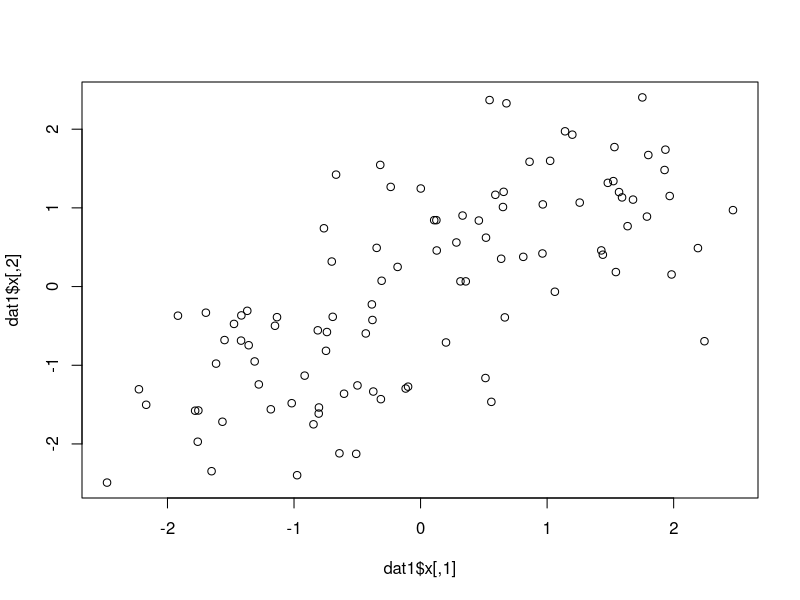
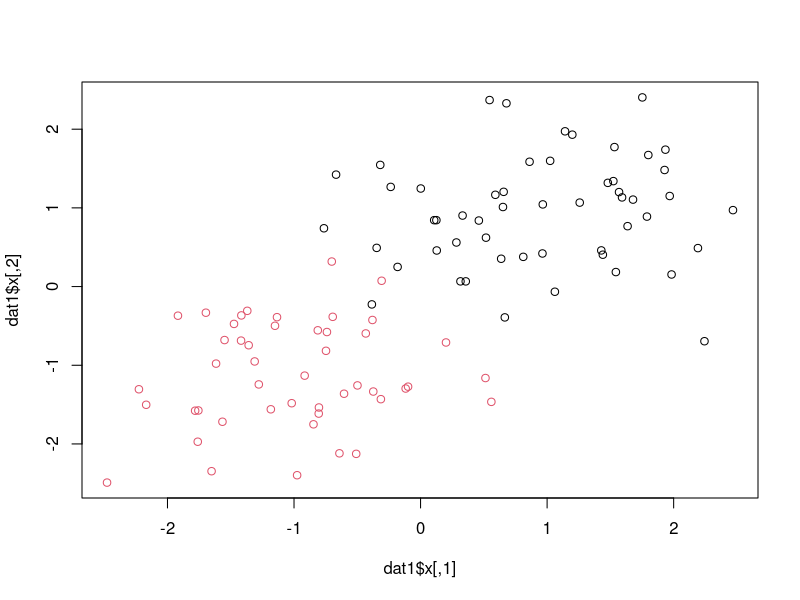
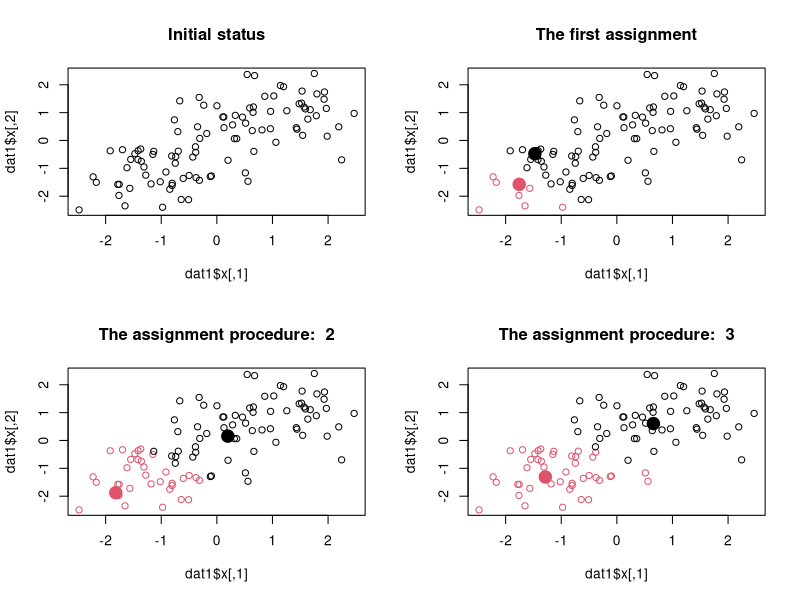
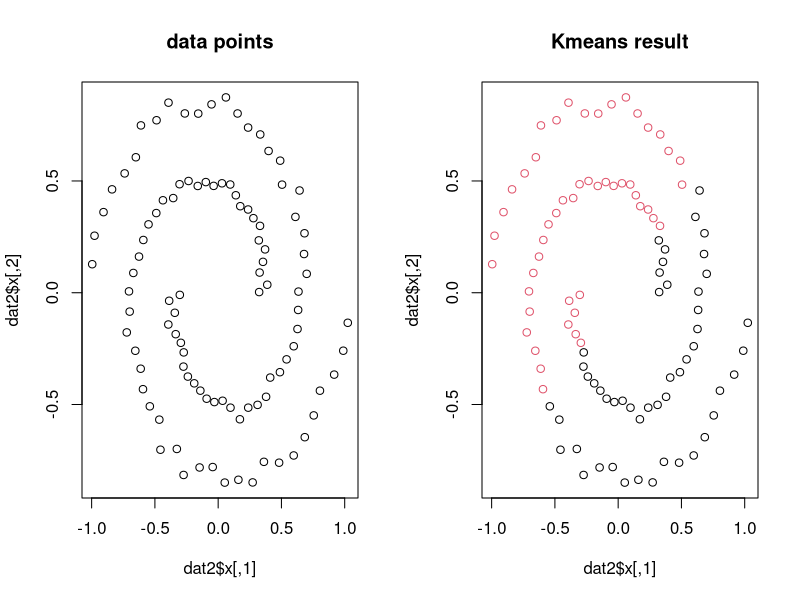
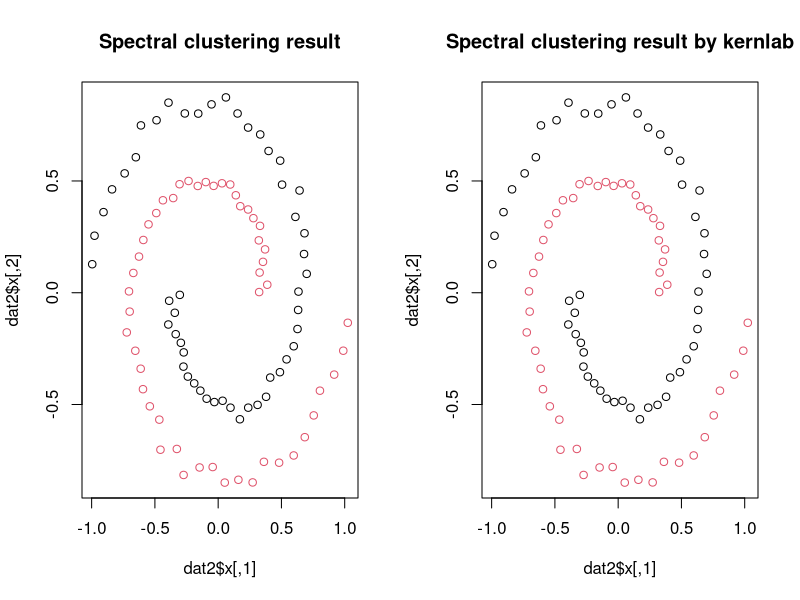
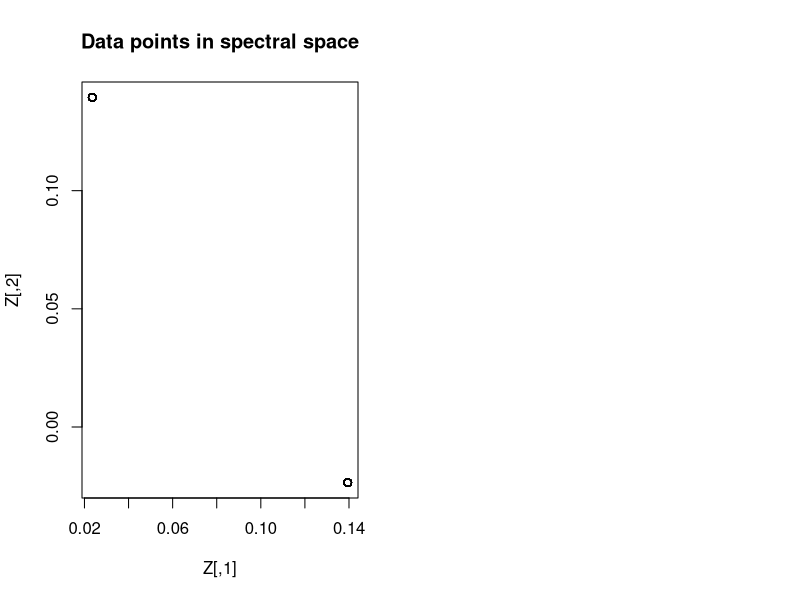

Write R code to recreate these figures, in order.
## ---- chunk 1
knitr::opts_chunk$set(echo = TRUE)
## ---- chunk 2
library(mlbench)
n <- 100
k <- 2
dat1 <- mlbench.2dnormals(n, cl=k, r=sqrt(k), sd=0.7)
plot(dat1$x,col=rep(1,n))
## ---- chunk 3
plot(dat1$x,col=dat1$classes)
## ---- chunk 4
# Assign cluster labels given centroidids
Assigment <- function(dat,centroidids){
    n <- dim(dat)[1]
    k <- dim(centroidids)[1]
    classes <- rep(1,n)

    for(i in 1:n){
        #mindist <- dist(rbind(dat[i,],centroidids[1]))
        mindist <- norm(as.matrix(dat[i,]-centroidids[1]), type="F")
        for(j in 2:k){
            currentdis <- norm(as.matrix(dat[i,]-centroidids[j]), type="F")
            if( currentdis < mindist){
                mindist <- currentdis
                classes[i] <- j
            }
        }
    }
    classes
}

# Update centroidids given cluster labels
Update <- function(dat,classes,k){
    l <- dim(dat)[2]
    centroidids <- matrix(0, nrow=k,ncol=l)
    for(i in 1:k){
        centroidids[i,] <- colMeans(dat[which(classes==i),])
    }
    centroidids
}
## ---- chunk 5
#kmeansStepbyStep
initids <- sample(n)[1:k]
par(mfrow=c(2,2))
cols <- rep(1,n)
plot(dat1$x, col=cols)
title('Initial status')
centroidids <- dat1$x[initids,]
classes <- Assigment(dat1$x, centroidids)
plot(dat1$x, col=classes)
points(centroidids, y = NULL, pch=19, cex=2, col=1:k)
title('The first assignment')
for(i in 3:4){
    centroidids <- Update(dat1$x, classes, k)
    classes <- Assigment(dat1$x, centroidids)
    plot(dat1$x, col=classes)
    points(centroidids, y = NULL, pch=19, cex=2, col=1:k)
    title(paste('The assignment procedure: ',(i-1)))
}
## ---- chunk 6
dat2 <- mlbench.spirals(100,1,0.025)
par(mfrow=c(1,2))
plot(dat2$x)
title('data points')

#we call the system function kmeans this time
km <- kmeans(dat2$x, centers=k)
plot(dat2$x, col=km$cluster)
title('Kmeans result')
## ---- chunk 7
#Similarity matrix is defined by Gaussian Kernel distance
S <- matrix(rep(NA,n^2), ncol=n)
  for(i in 1:n) {
    for(j in 1:n) {
      S[i,j] <- exp(- 1 * norm(as.matrix(dat2$x[i,]-dat2$x[j,]), type="F"))
    }
}

#k-nearest neighorhood to filter affinity
make.affinity <- function(S, n.neighboors=3) {
  N <- length(S[,1])
  if (n.neighboors >= N) {  # fully connected
    A <- S
  } else {
    A <- matrix(rep(0,N^2), ncol=N)
    for(i in 1:N) { # for each line
      # only connect to those points with larger similarity 
      best.similarities <- sort(S[i,], decreasing=TRUE,index.return = TRUE)
      for (j in best.similarities$ix[1:n.neighboors]) {
        A[i,j] <- S[i,j]
        A[j,i] <- S[i,j] # to make an undirected graph, ie, the matrix becomes symmetric
      }
    }
  }
  A  
}

##The real code for spectral clustering is quite simple:
A <- make.affinity(S)
d <- apply(A, 1, sum)
L <- diag(d)-A                       # unnormalized version
#L <- diag(d^-0.5)%*%L%*% diag(d^-0.5) # normalized version
evL <- eigen(L,symmetric=TRUE)	# evL$values is decreasing sorted when symmetric=TRUE
# pick the first k first k eigenvectors (corresponding k smallest) as data points in spectral space
Z <- evL$vectors[,(ncol(evL$vectors)-k+1):ncol(evL$vectors)]
spc <- kmeans(Z, centers=k)
plot(dat2$x, col=spc$cluster)
title('Spectral clustering result')
## ---- chunk 8
library(kernlab)
skm=specc(dat2$x,centers=2)
plot(dat2$x, col=skm)
title('Spectral clustering result by kernlab')
## ---- chunk 9
library(kernlab)
plot(Z)
title('Data points in spectral space')
